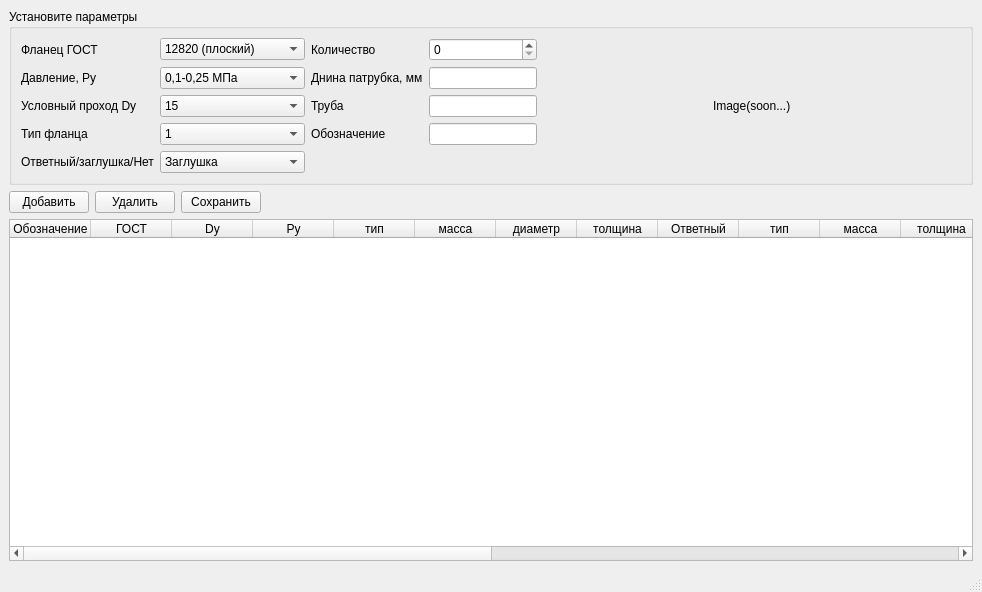
<?xml version="1.0" encoding="UTF-8"?>
<ui version="4.0">
 <class>ASF</class>
 <widget class="QMainWindow" name="ASF">
  <property name="geometry">
   <rect>
    <x>0</x>
    <y>0</y>
    <width>982</width>
    <height>592</height>
   </rect>
  </property>
  <property name="windowTitle">
   <string>Auto Selector Flange</string>
  </property>
  <widget class="QWidget" name="centralwidget">
   <layout class="QVBoxLayout" name="verticalLayout">
    <item>
     <widget class="QGroupBox" name="groupBox">
      <property name="title">
       <string>Установите параметры</string>
      </property>
      <layout class="QHBoxLayout" name="horizontalLayout">
       <item>
        <layout class="QGridLayout" name="gridLayout">
         <item row="1" column="2">
          <widget class="QLabel" name="label_7">
           <property name="text">
            <string>Днина патрубка, мм</string>
           </property>
          </widget>
         </item>
         <item row="0" column="1">
          <widget class="QComboBox" name="comboBox_gost">
           <item>
            <property name="text">
             <string>12820 (плоский)</string>
            </property>
           </item>
           <item>
            <property name="text">
             <string>12821 (сапожковый)</string>
            </property>
           </item>
          </widget>
         </item>
         <item row="1" column="0">
          <widget class="QLabel" name="label_2">
           <property name="text">
            <string>Давление, Py</string>
           </property>
          </widget>
         </item>
         <item row="2" column="0">
          <widget class="QLabel" name="label_3">
           <property name="text">
            <string>Условный проход Dy</string>
           </property>
          </widget>
         </item>
         <item row="2" column="1">
          <widget class="QComboBox" name="comboBox_Dy">
           <item>
            <property name="text">
             <string>15</string>
            </property>
           </item>
           <item>
            <property name="text">
             <string>20</string>
            </property>
           </item>
           <item>
            <property name="text">
             <string>25</string>
            </property>
           </item>
           <item>
            <property name="text">
             <string>32</string>
            </property>
           </item>
           <item>
            <property name="text">
             <string>40</string>
            </property>
           </item>
           <item>
            <property name="text">
             <string>50</string>
            </property>
           </item>
           <item>
            <property name="text">
             <string>65</string>
            </property>
           </item>
           <item>
            <property name="text">
             <string>80</string>
            </property>
           </item>
           <item>
            <property name="text">
             <string>100</string>
            </property>
           </item>
           <item>
            <property name="text">
             <string>125</string>
            </property>
           </item>
           <item>
            <property name="text">
             <string>150</string>
            </property>
           </item>
           <item>
            <property name="text">
             <string>175</string>
            </property>
           </item>
           <item>
            <property name="text">
             <string>200</string>
            </property>
           </item>
           <item>
            <property name="text">
             <string>225</string>
            </property>
           </item>
           <item>
            <property name="text">
             <string>250</string>
            </property>
           </item>
           <item>
            <property name="text">
             <string>300</string>
            </property>
           </item>
           <item>
            <property name="text">
             <string>350</string>
            </property>
           </item>
           <item>
            <property name="text">
             <string>400</string>
            </property>
           </item>
           <item>
            <property name="text">
             <string>500</string>
            </property>
           </item>
           <item>
            <property name="text">
             <string>600</string>
            </property>
           </item>
           <item>
            <property name="text">
             <string>700</string>
            </property>
           </item>
           <item>
            <property name="text">
             <string>800</string>
            </property>
           </item>
          </widget>
         </item>
         <item row="0" column="0">
          <widget class="QLabel" name="label">
           <property name="text">
            <string>Фланец ГОСТ</string>
           </property>
          </widget>
         </item>
         <item row="0" column="3">
          <widget class="QSpinBox" name="spinBox_number"/>
         </item>
         <item row="0" column="2">
          <widget class="QLabel" name="label_6">
           <property name="text">
            <string>Количество</string>
           </property>
          </widget>
         </item>
         <item row="2" column="3">
          <widget class="QLineEdit" name="lineEdit_pipe"/>
         </item>
         <item row="3" column="1">
          <widget class="QComboBox" name="comboBox_type">
           <item>
            <property name="text">
             <string>1</string>
            </property>
           </item>
           <item>
            <property name="text">
             <string>2</string>
            </property>
           </item>
           <item>
            <property name="text">
             <string>3</string>
            </property>
           </item>
          </widget>
         </item>
         <item row="1" column="3">
          <widget class="QLineEdit" name="lineEdit_pipe_length"/>
         </item>
         <item row="2" column="2">
          <widget class="QLabel" name="label_8">
           <property name="text">
            <string>Труба</string>
           </property>
          </widget>
         </item>
         <item row="4" column="0">
          <widget class="QLabel" name="label_5">
           <property name="text">
            <string>Ответный/заглушка/Нет</string>
           </property>
          </widget>
         </item>
         <item row="4" column="1">
          <widget class="QComboBox" name="comboBox_answer">
           <item>
            <property name="text">
             <string>Заглушка</string>
            </property>
           </item>
           <item>
            <property name="text">
             <string>Ответный</string>
            </property>
           </item>
           <item>
            <property name="text">
             <string>Нет</string>
            </property>
           </item>
          </widget>
         </item>
         <item row="1" column="1">
          <widget class="QComboBox" name="comboBox_pressure">
           <item>
            <property name="text">
             <string>0,1-0,25 МПа</string>
            </property>
           </item>
           <item>
            <property name="text">
             <string>0,6 МПа</string>
            </property>
           </item>
           <item>
            <property name="text">
             <string>1,0 МПа</string>
            </property>
           </item>
           <item>
            <property name="text">
             <string>1,6 МПа</string>
            </property>
           </item>
           <item>
            <property name="text">
             <string>2,5 МПа</string>
            </property>
           </item>
          </widget>
         </item>
         <item row="3" column="0">
          <widget class="QLabel" name="label_4">
           <property name="text">
            <string>Тип фланца</string>
           </property>
          </widget>
         </item>
         <item row="3" column="2">
          <widget class="QLabel" name="label_9">
           <property name="text">
            <string>Обозначение</string>
           </property>
          </widget>
         </item>
         <item row="3" column="3">
          <widget class="QLineEdit" name="lineEdit_name"/>
         </item>
        </layout>
       </item>
       <item>
        <spacer name="horizontalSpacer">
         <property name="orientation">
          <enum>Qt::Horizontal</enum>
         </property>
         <property name="sizeHint" stdset="0">
          <size>
           <width>168</width>
           <height>20</height>
          </size>
         </property>
        </spacer>
       </item>
       <item>
        <widget class="QLabel" name="label_Image">
         <property name="text">
          <string>Image(soon...)</string>
         </property>
        </widget>
       </item>
       <item>
        <spacer name="horizontalSpacer_3">
         <property name="orientation">
          <enum>Qt::Horizontal</enum>
         </property>
         <property name="sizeHint" stdset="0">
          <size>
           <width>40</width>
           <height>20</height>
          </size>
         </property>
        </spacer>
       </item>
      </layout>
     </widget>
    </item>
    <item>
     <layout class="QHBoxLayout" name="horizontalLayout_2">
      <item>
       <widget class="QPushButton" name="pushButton_add">
        <property name="text">
         <string>Добавить</string>
        </property>
       </widget>
      </item>
      <item>
       <widget class="QPushButton" name="pushButton_delete">
        <property name="text">
         <string>Удалить</string>
        </property>
       </widget>
      </item>
      <item>
       <widget class="QPushButton" name="pushButton_save">
        <property name="text">
         <string>Сохранить</string>
        </property>
       </widget>
      </item>
      <item>
       <spacer name="horizontalSpacer_2">
        <property name="orientation">
         <enum>Qt::Horizontal</enum>
        </property>
        <property name="sizeHint" stdset="0">
         <size>
          <width>40</width>
          <height>20</height>
         </size>
        </property>
       </spacer>
      </item>
     </layout>
    </item>
    <item>
     <widget class="QTableWidget" name="tableWidget">
      <attribute name="horizontalHeaderMinimumSectionSize">
       <number>50</number>
      </attribute>
      <attribute name="horizontalHeaderDefaultSectionSize">
       <number>81</number>
      </attribute>
      <column>
       <property name="text">
        <string>Обозначение</string>
       </property>
      </column>
      <column>
       <property name="text">
        <string>ГОСТ</string>
       </property>
      </column>
      <column>
       <property name="text">
        <string>Dy</string>
       </property>
      </column>
      <column>
       <property name="text">
        <string>Py</string>
       </property>
      </column>
      <column>
       <property name="text">
        <string>тип</string>
       </property>
      </column>
      <column>
       <property name="text">
        <string>масса</string>
       </property>
      </column>
      <column>
       <property name="text">
        <string>диаметр</string>
       </property>
      </column>
      <column>
       <property name="text">
        <string>толщина</string>
       </property>
      </column>
      <column>
       <property name="text">
        <string>Ответный</string>
       </property>
      </column>
      <column>
       <property name="text">
        <string>тип</string>
       </property>
      </column>
      <column>
       <property name="text">
        <string>масса</string>
       </property>
      </column>
      <column>
       <property name="text">
        <string>толщина</string>
       </property>
      </column>
      <column>
       <property name="text">
        <string>кол-во</string>
       </property>
      </column>
      <column>
       <property name="text">
        <string>крепеж</string>
       </property>
      </column>
      <column>
       <property name="text">
        <string>длина шпильки</string>
       </property>
      </column>
      <column>
       <property name="text">
        <string>кол-во</string>
       </property>
      </column>
      <column>
       <property name="text">
        <string>шайбы кол-во</string>
       </property>
      </column>
      <column>
       <property name="text">
        <string>гайки кол-во</string>
       </property>
      </column>
      <column>
       <property name="text">
        <string>прокладка</string>
       </property>
      </column>
      <column>
       <property name="text">
        <string>кол-во</string>
       </property>
      </column>
      <column>
       <property name="text">
        <string>труба</string>
       </property>
      </column>
      <column>
       <property name="text">
        <string>длина трубы</string>
       </property>
      </column>
     </widget>
    </item>
   </layout>
  </widget>
  <widget class="QStatusBar" name="statusbar"/>
 </widget>
 <resources/>
 <connections/>
</ui>
